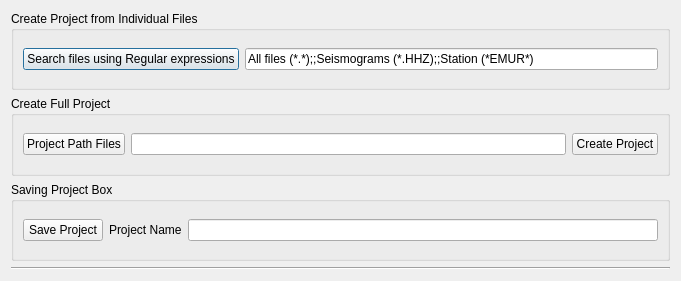
<?xml version="1.0" encoding="UTF-8"?>
<ui version="4.0">
 <class>Dialog</class>
 <widget class="QDialog" name="Dialog">
  <property name="geometry">
   <rect>
    <x>0</x>
    <y>0</y>
    <width>681</width>
    <height>281</height>
   </rect>
  </property>
  <property name="windowTitle">
   <string>Project</string>
  </property>
  <layout class="QVBoxLayout" name="verticalLayout">
   <item>
    <widget class="QGroupBox" name="groupBox_2">
     <property name="title">
      <string>Create Project from Individual Files</string>
     </property>
     <layout class="QGridLayout" name="gridLayout_3">
      <item row="0" column="1">
       <widget class="QLineEdit" name="rootPathForm_inv">
        <property name="text">
         <string>All files (*.*);;Seismograms (*.HHZ);;Station (*EMUR*)</string>
        </property>
       </widget>
      </item>
      <item row="0" column="0">
       <widget class="QPushButton" name="regularBtn">
        <property name="text">
         <string>Search files using Regular expressions</string>
        </property>
       </widget>
      </item>
     </layout>
    </widget>
   </item>
   <item>
    <layout class="QGridLayout" name="gridLayout_2">
     <item row="0" column="0" colspan="4">
      <widget class="QGroupBox" name="groupBox">
       <property name="title">
        <string>Create Full Project</string>
       </property>
       <layout class="QGridLayout" name="gridLayout">
        <item row="0" column="0">
         <widget class="QPushButton" name="pathFilesBtn">
          <property name="text">
           <string>Project Path Files</string>
          </property>
         </widget>
        </item>
        <item row="0" column="1">
         <widget class="QLineEdit" name="rootPathForm"/>
        </item>
        <item row="0" column="2">
         <widget class="QPushButton" name="openProjectBtn">
          <property name="text">
           <string>Create Project</string>
          </property>
         </widget>
        </item>
       </layout>
      </widget>
     </item>
    </layout>
   </item>
   <item>
    <widget class="QGroupBox" name="groupBox_3">
     <property name="title">
      <string>Saving Project Box</string>
     </property>
     <layout class="QGridLayout" name="gridLayout_4">
      <item row="0" column="0">
       <widget class="QPushButton" name="saveBtn">
        <property name="text">
         <string>Save Project</string>
        </property>
       </widget>
      </item>
      <item row="0" column="1">
       <widget class="QLabel" name="label">
        <property name="text">
         <string>Project Name</string>
        </property>
       </widget>
      </item>
      <item row="0" column="2">
       <widget class="QLineEdit" name="nameForm"/>
      </item>
     </layout>
    </widget>
   </item>
   <item>
    <widget class="Line" name="line">
     <property name="orientation">
      <enum>Qt::Horizontal</enum>
     </property>
    </widget>
   </item>
  </layout>
 </widget>
 <resources/>
 <connections/>
</ui>
